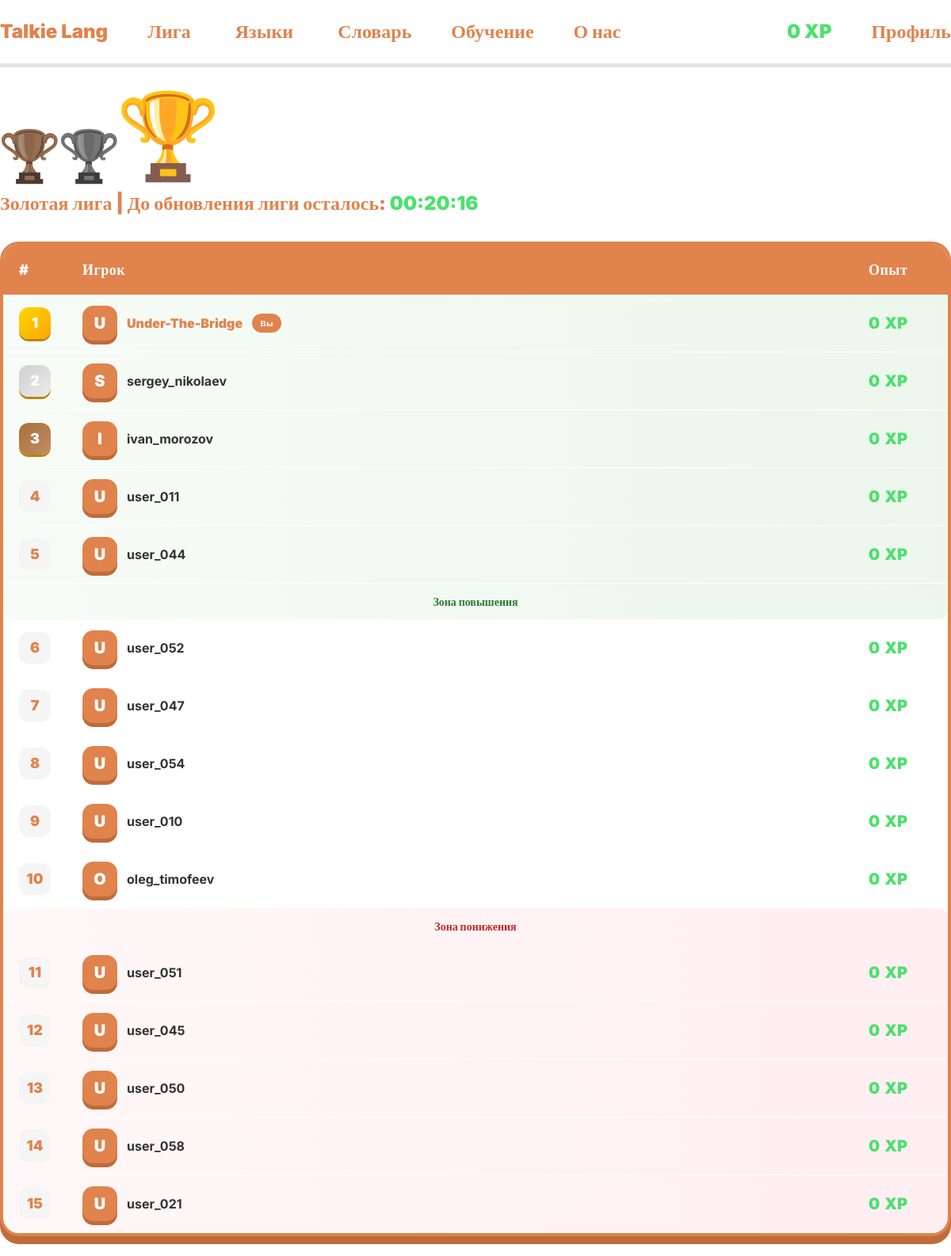
/league/index.php (signed in), run on the app's committed database.
### tables this page shows
CREATE TABLE `users` (
  `user_id` int(11) NOT NULL,
  `user_login` text NOT NULL,
  `user_email` text NOT NULL,
  `user_password` text NOT NULL,
  `user_role` enum('user','admin') NOT NULL DEFAULT 'user',
  `user_weekly_xp` int(11) NOT NULL DEFAULT '0',
  `user_league` int(11) NOT NULL DEFAULT '1'
);

CREATE TABLE `leagues` (
  `league_id` int(11) NOT NULL,
  `league_name` text NOT NULL
);

CREATE TABLE `league_users` (
  `id` int(11) NOT NULL,
  `user_id` int(11) NOT NULL,
  `weekly_league_id` varchar(12) NOT NULL
);

### connection-db.php (called while the page is built, shortened)
<?php
$conn = mysqli_connect("localhost","root","","Lang");
if(isset($_SESSION["id"])){
    $id = $_SESSION["id"];
    $user = mysqli_fetch_assoc(mysqli_query($conn, "select * from users join leagues on leagues.league_id = users.user_league where user_id = $id"));
}

### league/index.php (the view, shortened to what this page needs)
<?php
require "../connection-db.php";
$id = $_SESSION["id"];
$inLeague = false;
if (mysqli_num_rows(mysqli_query($conn, "SELECT * FROM `league_users` where user_id = $id")) != 0) {
    $inLeague = true;
    $league_id = mysqli_fetch_array(mysqli_query($conn, "SELECT * FROM `league_users` where user_id = $id"))[2];
    $sql = "select * from weekly_league join league_users on league_users.weekly_league_id = weekly_league.id join users on users.user_id = league_users.user_id where weekly_league.id = '$league_id'  ORDER BY users.user_weekly_xp DESC";
    $league = mysqli_fetch_all(mysqli_query($conn, $sql), MYSQLI_ASSOC);
}
?>
<!DOCTYPE html>
<html lang="en">
<?php include "../components/head.php"; ?>
<body>
    <?php include "../components/header.php"; ?>
    <main class="container">
        <?php if ($inLeague): ?>
            <div>
                <div class="d-flex align-items-end mb-2">
                    <img class="trophy copper <?= $user["league_name"] == 'Бронзавая лига' ? "active": ""?>" src="../assets/trophy-svgrepo-com.svg" alt="">
                    <img class="trophy silver <?= $user["league_name"] == 'Серебряная лига' ? "active": ""?>" src="../assets/trophy-svgrepo-com.svg" alt="">
                    <img class="trophy gold <?= $user["league_name"] == 'Золотая лига' ? "active": ""?>" src="../assets/trophy-svgrepo-com.svg" alt="">
                </div>
                <h4 style="color: var(--main-color); font-weight: 900;"><?= $user["league_name"] ?> | До обновления лиги осталось: <span class="timer" style="color: var(--green-color);"></span></h4>
            </div>
            <div class="league-table-wrapper">
                <table class="league-table">
                    <thead>
                        <tr>
                            <th>#</th>
                            <th>Игрок</th>
                            <th>Опыт</th>
                        </tr>
                    </thead>
                    <tbody>
                        <?php
                        $count = 0;
                        foreach ($league as $us):
                            $count++;
                            $rank = ($count == 1) ? 'top-rank' : (($count == 2) ? 'mid-rank' : (($count == 3) ? 'bottom-rank' : ''));
                            $row = ($count >= 1 && $count <= 5) ? 'green' : (($count > 10 && $count <= 15) ? 'red' : '');
                            ?>
                            <tr class="league-row <?=$row?>">
                                <td class="rank-cell">
                                    <span class="rank-number <?= $rank?>">
                                        <?= $count ?>
                                    </span>
                                </td>
                                <td class="player-cell">
                                    <div class="player-info">
                                        <div class="player-avatar">
                                            <?= strtoupper($us["user_login"][0]) ?>
                                        </div>
                                        <span class="player-name <?= ($us["user_id"] == $user["user_id"]) ? 'current-user-name' : '' ?> <?=$rank?>">
                                            <?= $us["user_login"] ?>
                                        </span>
                                        <?php if ($us["user_id"] == $user["user_id"]): ?>
                                            <span class="you-badge">Вы</span>
                                        <?php endif; ?>
                                    </div>
                                </td>
                                <td class="xp-cell">
                                    <div class="xp-display">
                                        <span class="xp-value"><?=$us["user_weekly_xp"] ?></span>
                                        <span class="xp-value">XP</span>
                                    </div>
                                </td>
                            </tr>
                            <?php if ($count == 5): ?>
                                <tr class="separator-row promotion-separator">
                                    <td colspan="3">
                                        <div class="zone-divider promotion">
                                            <span>Зона повышения</span>
                                        </div>
                                    </td>
                                </tr>
                            <?php endif; ?>
                            <?php if ($count == 10): ?>
                                <tr class="separator-row demotion-separator">
                                    <td colspan="3">
                                        <div class="zone-divider demotion">
                                            <span>Зона понижения</span>
                                        </div>
                                    </td>
                                </tr>
                            <?php endif; ?>
                        <?php endforeach; ?>
                    </tbody>
                </table>
            </div>
        <?php endif; ?>
    </main>
</body>
</html>

### components/header.php (shortened to what this page needs)
<header>
    <div class="nav-bar">
        <div>
            <div>
                <?php if (!isset($_SESSION["lang"])): ?>
                    <a class="header-btns" href="/">Talkie Lang</a>
                <?php else: ?>
                    <a class="header-btns" href="/<?= $_SESSION["lang"] ?>">Talkie Lang</a>
                <?php endif; ?>
                <a class="header-btns" href="/league">Лига</a>
                <div class="dropdown">
                    <button class="header-btns" type="button" data-bs-toggle="dropdown"
                        aria-expanded="false">
                        Языки
                    </button>
                </div>
                <?php if (!isset($_SESSION["lang"])): ?>
                    <a class="header-btns" href="/dictionary">Словарь</a>
                <?php endif; ?>
                <a class="header-btns">Обучение</a>
                <a class="header-btns">О нас</a>
            </div>
            <div>
                <?php if (!isset($_SESSION["id"])): ?>
                    <a class="header-btns" href="/auth/">Вход</a>
                    <a class="header-btns" href="/register/">Регистрация</a>
                <?php else: ?>
                    <p class="xp"><?= $user["user_weekly_xp"] ?> XP</p>
                    <a class="header-btns" href="/profile/">Профиль</a>
                <?php endif; ?>
            </div>
        </div>
    </div>
</header>

### css/style.css (style rules this page uses)
* { transition: 0.15s ease-out; }
:root { --main-color: #e0834d; --main-color-shadow: #c06b3a; --main-color-light: rgb(235, 155, 109); --green-color: #4de06d; --green-color-shadow: #2db64b; --red-color: #e0524d; --red-color-shadow: #b6362d; --bg-color: #0f0f0f; --bg-secondary: #1a1a1a; --gray-color: #a38a7a; --gray-color-light: #d3c2b6; }
body { font-family: inter; }
p { margin: 0; }
header { height: 85px; }
.nav-bar { width: 100%; position: fixed; height: 85px; display: flex; justify-content: center; align-items: center; box-sizing: border-box; border-bottom: 5px solid #e5e5e5; background-color: white; z-index: 10; }
.nav-bar>div { width: 1280px; display: flex; justify-content: space-between; align-items: center; }
.nav-bar>div div { display: flex; align-items: center; gap: 50px; }
.header-btns { transition: 0.2s ease-out; color: var(--main-color); text-decoration: none; font-weight: 900; font-size: 24px; border: none; background: none; }
.container { max-width: 1280px; display: flex; flex-direction: column; gap: 25px; padding-left: 0; padding-right: 0; }
main { padding: 25px 0; }
.xp { color: var(--green-color); text-decoration: none; font-weight: 900; font-size: 24px; }
.league-table-wrapper { background: white; border-radius: 24px; padding: 4px; box-shadow: 0 10px 0 var(--main-color-shadow); background: var(--main-color); overflow-x: auto; }
.league-table { width: 100%; border-collapse: collapse; border-radius: 20px; overflow: hidden; background: white; }
.league-table thead tr { background: var(--main-color); }
.league-table th { padding: 18px 20px; text-align: left; font-weight: 900; font-size: 18px; color: white; letter-spacing: 0.5px; }
.league-table th:first-child { width: 80px; }
.league-table th:last-child { width: 120px; }
.league-row td { padding: 14px 20px; vertical-align: middle; }
.rank-cell { font-weight: 900; }
.rank-number { display: inline-flex; align-items: center; justify-content: center; width: 40px; height: 40px; background: #f5f5f5; border-radius: 12px; font-size: 18px; font-weight: 900; color: var(--main-color); }
.rank-number.top-rank { background: linear-gradient(135deg, #FFD700, #FFA500); color: white; box-shadow: 0 3px 0 #b8860b; }
.rank-number.mid-rank { background: linear-gradient(135deg, #cfcfcf, #ebebeb); color: white; box-shadow: 0 3px 0 #b8860b; }
.rank-number.bottom-rank { background: linear-gradient(135deg, #a77338, #c28b66); color: white; box-shadow: 0 3px 0 #b8860b; }
.player-cell { padding: 10px 20px; }
.player-info { display: flex; align-items: center; gap: 12px; }
.player-avatar { width: 44px; height: 44px; background: var(--main-color); border-radius: 14px; display: flex; align-items: center; justify-content: center; font-weight: 900; font-size: 20px; color: white; box-shadow: 0 5px 0 var(--main-color-shadow); }
.player-name { font-weight: 700; font-size: 16px; color: #333; }
.current-user-name { color: var(--main-color); font-weight: 900; }
.you-badge { background: var(--main-color); color: white; padding: 4px 10px; border-radius: 20px; font-size: 11px; font-weight: 900; letter-spacing: 0.5px; }
.xp-cell { font-weight: 900; }
.xp-display { display: flex; align-items: baseline; gap: 6px; }
.xp-value { font-size: 20px; font-weight: 900; color: var(--green-color); }
.separator-row td { padding: 0; background: transparent; }
.zone-divider { text-align: center; padding: 12px 20px; font-weight: 900; font-size: 14px; }
.league-row { border-bottom: 1px solid #ffffff; transition: 0.15s ease-out; }
.league-row.green { background: linear-gradient(90deg, #e8f5e959, #c8e6c959); }
.league-row.red { background: linear-gradient(90deg, #ffebe959, #ffcdd959); }
.zone-divider.promotion { background: linear-gradient(90deg, #e8f5e959, #c8e6c959); color: #2e7d32; border-radius: 0 0 12px 12px; }
.zone-divider.demotion { background: linear-gradient(90deg, #ffebe959, #ffcdd959); color: #c62828; border-radius: 12px 12px 0 0; }
.trophy { transition: 0.25s ease-out; width: 75px; }
.trophy.gold { filter: brightness(0.6); }
.trophy.gold.active { filter: none; }
.trophy.active { width: 125px; }
.trophy.copper { filter: brightness(0.5) saturate(1.8) sepia(0.8) hue-rotate(-15deg); }
.trophy.silver { filter: grayscale(100%) brightness(0.6) contrast(1); }

### data on the page
users: user_weekly_xp "0", user_league.league_name "Золотая лига"
league_users: user.user_login "U", user.user_login "Under-The-Bridge", shows "Вы", user.user_weekly_xp "0"
league_users: user.user_login "S", user.user_login "sergey_nikolaev", user.user_weekly_xp "0"
league_users: user.user_login "I", user.user_login "ivan_morozov", user.user_weekly_xp "0"
league_users: user.user_login "U", user.user_login "user_011", user.user_weekly_xp "0"
league_users: user.user_login "U", user.user_login "user_044", user.user_weekly_xp "0", shows "Зона повышения"
league_users: user.user_login "U", user.user_login "user_052", user.user_weekly_xp "0"
league_users: user.user_login "U", user.user_login "user_047", user.user_weekly_xp "0"
league_users: user.user_login "U", user.user_login "user_054", user.user_weekly_xp "0"
league_users: user.user_login "U", user.user_login "user_010", user.user_weekly_xp "0"
league_users: user.user_login "O", user.user_login "oleg_timofeev", user.user_weekly_xp "0", shows "Зона понижения"
league_users: user.user_login "U", user.user_login "user_051", user.user_weekly_xp "0"
league_users: user.user_login "U", user.user_login "user_045", user.user_weekly_xp "0"
league_users: user.user_login "U", user.user_login "user_050", user.user_weekly_xp "0"
league_users: user.user_login "U", user.user_login "user_058", user.user_weekly_xp "0"
league_users: user.user_login "U", user.user_login "user_021", user.user_weekly_xp "0"
